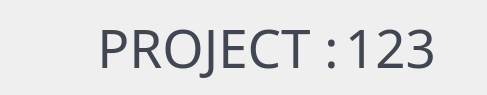
                     <widget class="QFrame" name="frame_projetM">
                      <property name="maximumSize">
                       <size>
                        <width>16777215</width>
                        <height>80</height>
                       </size>
                      </property>
                      <property name="frameShape">
                       <enum>QFrame::NoFrame</enum>
                      </property>
                      <property name="frameShadow">
                       <enum>QFrame::Raised</enum>
                      </property>
                      <layout class="QHBoxLayout" name="horizontalLayout_8">
                       <item>
                        <spacer name="hs_3">
                         <property name="orientation">
                          <enum>Qt::Horizontal</enum>
                         </property>
                         <property name="sizeHint" stdset="0">
                          <size>
                           <width>40</width>
                           <height>20</height>
                          </size>
                         </property>
                        </spacer>
                       </item>
                       <item>
                        <widget class="QPushButton" name="icon_lab_projectM">
                         <property name="maximumSize">
                          <size>
                           <width>81</width>
                           <height>81</height>
                          </size>
                         </property>
                         <property name="styleSheet">
                          <string notr="true">/* Normal state */
QPushButton {
    background-color:transparent;
}

/* Hover state */
QPushButton:hover {
    background-color:transparent;
	border:none;
}</string>
                         </property>
                         <property name="text">
                          <string/>
                         </property>
                         <property name="icon">
                          <iconset resource="../../media/ressource.qrc">
                           <normaloff>:/icons/icons/folder.png</normaloff>:/icons/icons/folder.png</iconset>
                         </property>
                         <property name="iconSize">
                          <size>
                           <width>80</width>
                           <height>80</height>
                          </size>
                         </property>
                         <property name="flat">
                          <bool>true</bool>
                         </property>
                        </widget>
                       </item>
                       <item>
                        <widget class="QLabel" name="lab_projectM">
                         <property name="maximumSize">
                          <size>
                           <width>16777215</width>
                           <height>150</height>
                          </size>
                         </property>
                         <property name="font">
                          <font>
                           <family>Quicksand</family>
                           <pointsize>40</pointsize>
                           <weight>50</weight>
                           <bold>false</bold>
                          </font>
                         </property>
                         <property name="styleSheet">
                          <string notr="true">background-color:transparent;color:#414752;</string>
                         </property>
                         <property name="text">
                          <string>PROJECT :</string>
                         </property>
                         <property name="alignment">
                          <set>Qt::AlignCenter</set>
                         </property>
                        </widget>
                       </item>
                       <item>
                        <widget class="QLabel" name="lab_projectM_project">
                         <property name="maximumSize">
                          <size>
                           <width>16777215</width>
                           <height>150</height>
                          </size>
                         </property>
                         <property name="font">
                          <font>
                           <family>Quicksand</family>
                           <pointsize>40</pointsize>
                           <weight>50</weight>
                           <bold>false</bold>
                          </font>
                         </property>
                         <property name="styleSheet">
                          <string notr="true">background-color:transparent;color:#414752;</string>
                         </property>
                         <property name="text">
                          <string>123</string>
                         </property>
                         <property name="alignment">
                          <set>Qt::AlignCenter</set>
                         </property>
                        </widget>
                       </item>
                       <item>
                        <spacer name="hs_4">
                         <property name="orientation">
                          <enum>Qt::Horizontal</enum>
                         </property>
                         <property name="sizeHint" stdset="0">
                          <size>
                           <width>40</width>
                           <height>20</height>
                          </size>
                         </property>
                        </spacer>
                       </item>
                      </layout>
                     </widget>
